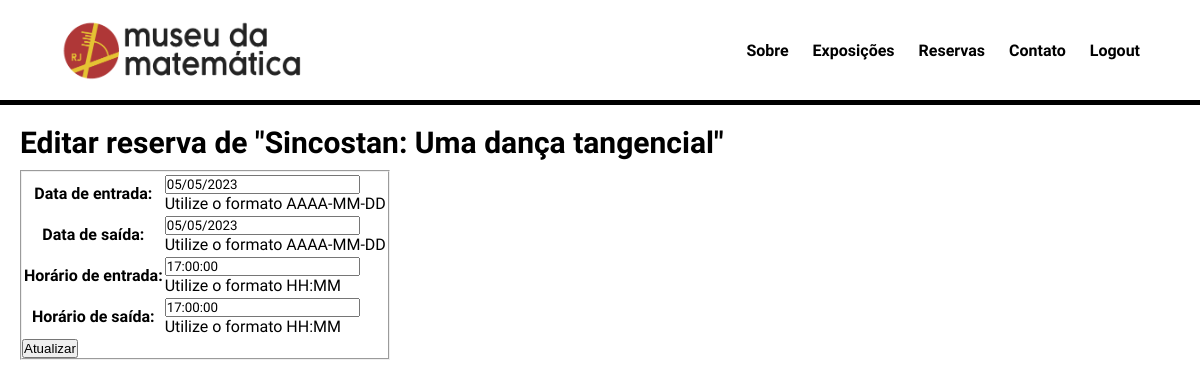
The page /editar-reserva/4 (signed in) on the database its author committed.
### museu_matematica/models.py (models this page shows, shortened)
class Reserva(models.Model):
    user = models.ForeignKey(User, on_delete = models.CASCADE, null = True, blank = True)
    exposicao = models.ForeignKey(Exposicao, on_delete = models.CASCADE, null = True, blank = True)
    dataEntrada = models.DateField(verbose_name = 'Data de entrada', help_text = 'Utilize o formato AAAA-MM-DD')
    dataSaida =  models.DateField(verbose_name = 'Data de saída', help_text = 'Utilize o formato AAAA-MM-DD')
    horarioEntrada = models.TimeField(verbose_name = 'Horário de entrada', help_text = 'Utilize o formato HH:MM')
    horarioSaida = models.TimeField(verbose_name = 'Horário de saída', help_text = 'Utilize o formato HH:MM')

class Exposicao(models.Model):
    titulo = models.CharField(max_length=300)
    descricao = models.CharField(max_length=1000)
    def __str__(self):
        return str(self.titulo)

### museu_matematica/views.py (the view, shortened to what this page needs)
# urls.py: path('editar-reserva/<int:pk>', ReservaUpdate.as_view(), name="reserva-editar"),
class ReservaUpdate(LoginRequiredMixin, View):
    def get(self, request, pk, *args, **kwargs): # Busca os dados de uma reserva e exibe como um formulário
        reserva = Reserva.objects.get(pk=pk)
        formulario = ReservaModel2FormCreate(instance=reserva)
        context = {'form': formulario, 'reserva': reserva} # Coloca o registro recuperado do banco e coloca num formulário
        return render(request, 'museu_matematica/reserva-editar.html', context)

### museu_matematica/forms.py
class ReservaModel2FormCreate(forms.ModelForm):
    class Meta:
        model = Reserva
        fields = ['dataEntrada', 'dataSaida', 'horarioEntrada', 'horarioSaida']

### museu_matematica/templates/museu_matematica/reserva-editar.html (shortened to what this page needs)
{% load static %}
    <!DOCTYPE html>
    <html lang="pt-BR">
    <head>
        <link rel="stylesheet" href="{% static 'museu-matematica/css/styles.css' %}">
        </head>
    <body>
        {% include 'museu_matematica/header.html' %}
        <div class="form-wrapper">
            <h3>Editar reserva de "{{reserva.exposicao}}"</h3>
            <form method="POST", action="">
                <fieldset style="width: max-content;">
                    <table class='formulario'>
                        {{ form.as_table }}
                    </table>
                    <button type="submit">Atualizar</button>
                </fieldset>
            </form>
        </div>
    </body>
    </html>

### museu_matematica/static/museu-matematica/css/styles.css (style rules this page uses)
* { margin: 0; padding: 0; }
:root { --color-primary: #C41E1E; --color-secondary: #d3a422; --color-gray: #888888; }
body, input, select { font-family: 'Raleway', sans-serif; }
h3 { font-size: 30px; }
.form-wrapper { padding: 20px; }
.form-wrapper h3 { padding-bottom: 10px; }

### rows shown on the page
Reserva: exposicao "Sincostan: Uma dança tangencial", dataEntrada "05/05/2023", dataSaida "05/05/2023", horarioEntrada "17:00:00", horarioSaida "17:00:00"
